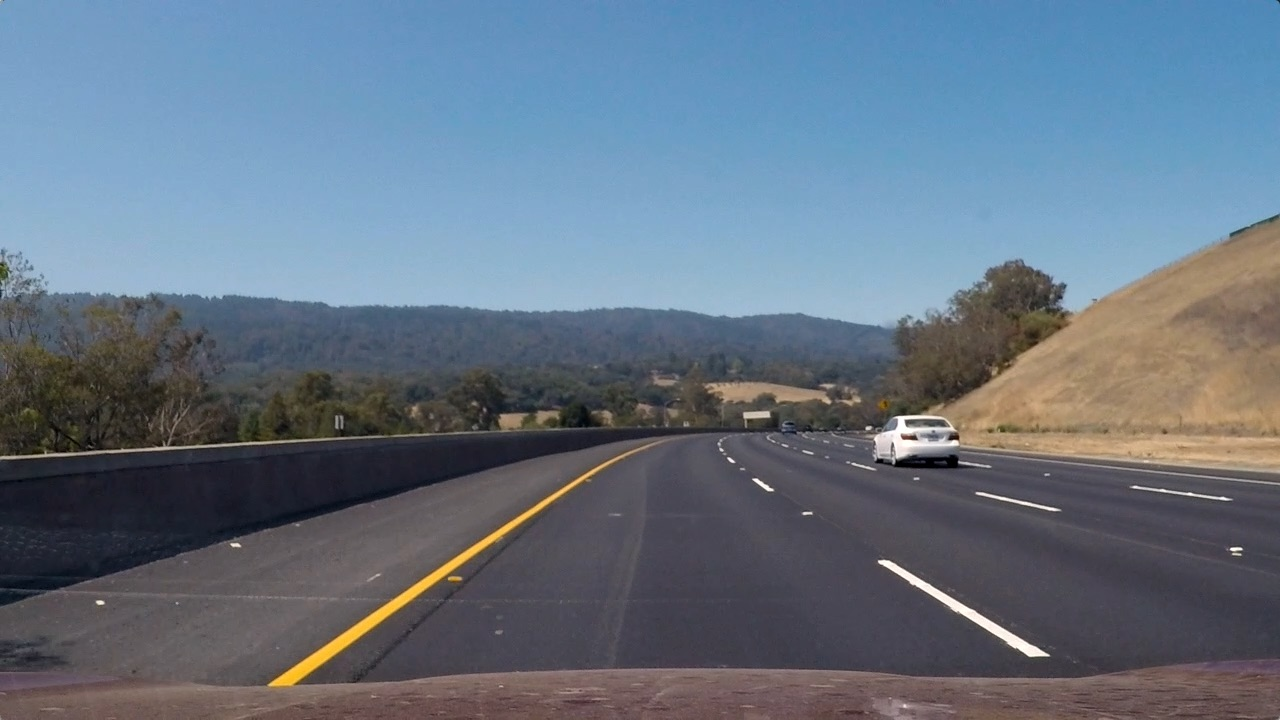
#> input picture Project2_AdvancedLaneFinding/test_images/test3.jpg, 1280 x 720 px
$ python lineFitting.py   (older library calls are emulated)
#> lines starting #> are read from the running program, lines starting #| are printed output that depends on the picture; after the words box and inside, x2 and y2 are one past the last pixel; in counts of white or black regions, pixels touching at a corner belong together
#> further down, img is the input picture: shape (720, 1280, 3); mean B, G, R 130.7, 115.3, 101.1
### Project2_AdvancedLaneFinding/calibration.py
import os.path as path
import glob
import numpy as np
import matplotlib.pyplot as plt
import cv2

from cfg import *

'''
# Global Variables
    nx                    = the number of chessboard inside corners in x-direction
    ny                    = the number of chessboard inside corners in y-direction

    mtx                   = camera matrix
    dist                  = distortion coefficient
    rvecs                 = rotation vectors
    tvecs                 = translation vectors
'''
nx      = 9
ny      = 6
mtx     = None
dist    = None
rvecs   = None
tvecs   = None


def calibrateCamera(dir_cameraCalibration):
    '''
    ## Function Description
    Camera calibtration function that calculates Camera matrix, Distortion coefficients, Rotation vector, Translation vector
    from chessboard images. Those values are stored in calibration.py as mtx, dist, rvecs, tvecs

    ## Parameter
    dir_cameraCalibration = chessboard image folder directory\n

    ## Return
    ret                   = return value\n
    mtx                   = camera matrix\n
    dist                  = distortion coefficient\n
    rvecs                 = rotation vectors\n
    tvecs                 = translation vectors\n
    '''
#> called with dir_cameraCalibration = 'camera_cal'

    # Prepare object points, like (0, 0, 0), (1, 0, 0), (2, 0, 0), (8, 5, 0)
    objp = np.zeros((nx*ny, 3), np.float32)
    objp[:, :2] = np.mgrid[0:nx, 0:ny].T.reshape(-1, 2)     # x, y coordinates

    # Arrays to store object points and image points from all the images
    objpoints = []     # 3D points in real world space
    imgpoints = []     # 2D points in image plane

    images = glob.glob(path.join(dir_cameraCalibration, '*.jpg'))
    for fname in images:
        # Convert the image to grayscale
        img = cv2.imread(fname)
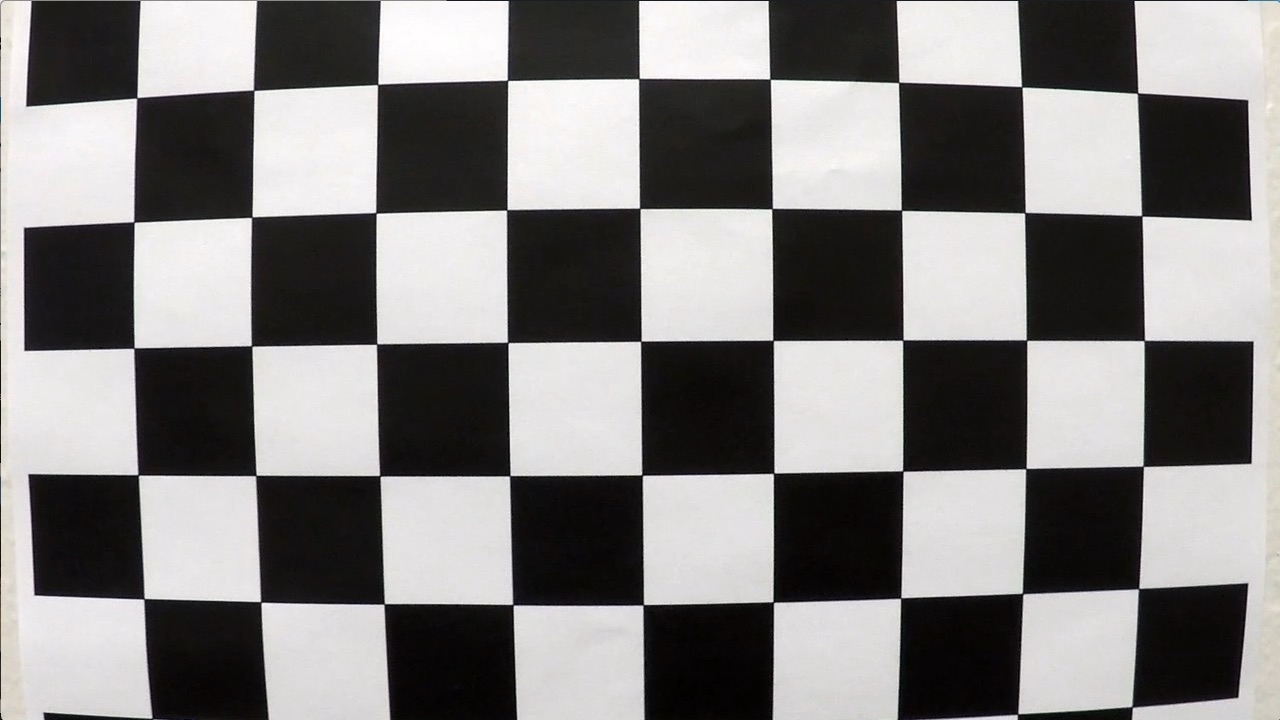
#> input picture Project2_AdvancedLaneFinding/camera_cal/calibration1.jpg, 1280 x 720 px
#> img is the input picture: shape (720, 1280, 3); mean B, G, R 127.8, 128.4, 130.1
        gray = cv2.cvtColor(img, cv2.COLOR_BGR2GRAY)

        # Find the chessboard corners
        ret, corners = cv2.findChessboardCorners(gray, (nx, ny), None)
#> ret = False; corners = None

        # Add object points and image points
        if ret == True:
            objpoints.append(objp)
            imgpoints.append(corners)

    # Calculate camera matrix(mtx), distortion coefficient(dist), rvecs(rotation vectors), tvecs(translation vectors)
    global mtx, dist, rvecs, tvecs
    ret, mtx, dist, rvecs, tvecs = cv2.calibrateCamera(objpoints, imgpoints, img_size, None, None)
#> ret = 0.644; mtx = [[1057.6, 0, 691.1], [0, 1058.6, 278], [0, 0, 1]]; dist = [[-0.322, 0.709, 0.013, 0.00946, -1.02]]; rvecs = ([0.424, -0.236, 0.0488], [-0.024, 0.4, -0.0295]); tvecs = ([-2.48, 1.1, 17.79], [-17.95, -0.401, 29.17])

def undistortImage(img, **kwargs):
    '''
    ## Function Description
    Undistort Image using camera matrix and distortion coefficient\n

    ## Parameter
    img         = original image file directory\n
    kwargs      = keyword arguments\n

    ## kwargs
    verbose     = show both original image and undistorted image when 'verbose == True'\n

    ## Return
    img_udst    = undistorted image in RGB\n
    '''
    # Undistort image using mtx, dist
    img_udst = cv2.undistort(img, mtx, dist, None, mtx)

    ## Visualization ##
    for key, value in kwargs.items():
        if key == 'verbose' and value == True:
            f, (ax1, ax2) = plt.subplots(1, 2, figsize = (32, 9))
            ax1.set_title('Original Image', fontsize=visual_fontsize, fontweight=visual_fontweight)
            ax1.imshow(img)
            ax2.set_title('Undistorted Image', fontsize=visual_fontsize, fontweight=visual_fontweight)
            ax2.imshow(img_udst)
            plt.show()

    return img_udst

# [41 lines that do not run on import are left out]

### Project2_AdvancedLaneFinding/binarization.py
import numpy as np
import matplotlib.pyplot as plt
import cv2

from cfg import *
from calibration import calibrateCamera, undistortImage

'''
# Global Variables
    s_thresh_min            = minimum threshold of S channle in HLS space
    s_thresh_max            = maximum threshold of S channle in HLS space
    gradMag_thresh_min      = minimum threshold of manitude of gradient
    gradMag_thresh_max      = maximum threshold of manitude of gradient
'''
s_thresh_min = 150
s_thresh_max = 255
gradMag_thresh_min = 70
gradMag_thresh_max = 255

# def threshold_hls(img_rgb):
#     '''
#     ## Function Description
#     Saturation Thresholding and binarization in HLS space\n

#     ## Parameter
#     img_rgb               = RGB, undistorted image\n
#     kwargs                = keyword arguments\n

#     ## kwargs
#     verbose               = show S channel binary image when verbose == True\n

#     ## Return
#     s_binary              = binarized image thresholded in Saturation channel of HLS space\n
#     '''

#     # Convert RGB image to HLS
#     img_hls = cv2.cvtColor(img_rgb, cv2.COLOR_RGB2HLS)
#     # Get saturation channel image
#     s_channel = img_hls[:,:,2]

#     # Threshold color channel
#     s_binary = np.zeros_like(s_channel)
#     s_binary[(s_channel >= s_thresh_min) & (s_channel <= s_thresh_max)] = 1

#     return s_binary

def threshold_color(img_rgb, **kwargs):
    '''
    ## Function Description
    Apply color threshold in HSV color space and binarize the image\n

    ## Parameter
    img_rgb             = RGB, undistorted image\n

    ## Return
    color_binary        = color threshold in HSV space applied binary image\n
    '''
    # Threshold color channel
    white_thresh_min = [0, 0, 185]
    white_thresh_max = [180, 25, 255]

    yellow_thresh_min = [20, 30, 30]
    yellow_thresh_max = [40, 255, 255]

    # Note: img is the undistorted, RGB image
    img_hsv = cv2.cvtColor(img_rgb, cv2.COLOR_RGB2HSV)
#> img_hsv: shape (720, 1280, 3); mean H, S, V 97, 71.4, 138.1

    # Threshold color channel
    white_binary = np.ones_like(img_hsv[:, :, 0])
    yellow_binary = np.ones_like(img_hsv[:, :, 0])

    for i in range(3):
        img_channel = img_hsv[:, :, i]

        channel_binary_white = np.zeros_like(img_hsv[:, :, 0])
        channel_binary_white[(img_channel >= white_thresh_min[i]) & (img_channel <= white_thresh_max[i])] = 1
        white_binary = white_binary & channel_binary_white

        channel_binary_yellow = np.zeros_like(img_hsv[:, :, 0])
        channel_binary_yellow[(img_channel >= yellow_thresh_min[i]) & (img_channel <= yellow_thresh_max[i])] = 1
        yellow_binary = yellow_binary & channel_binary_yellow

        color_binary = white_binary | yellow_binary
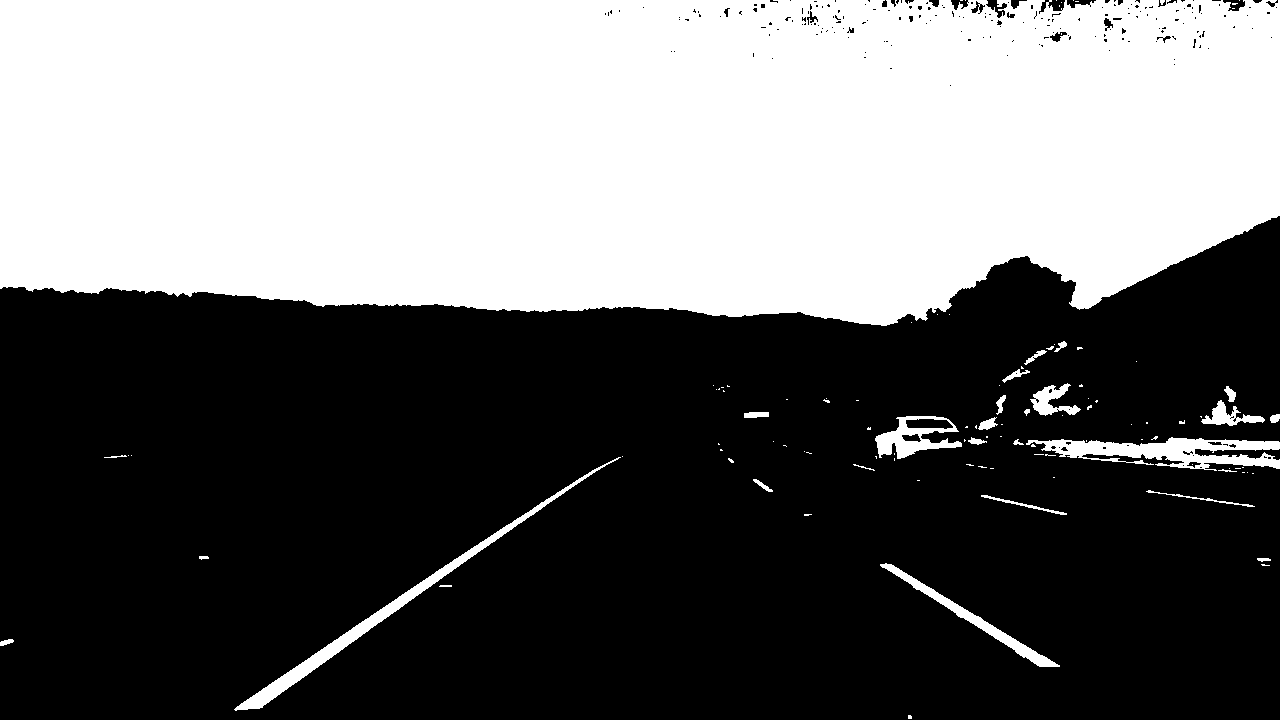
#> channel_binary_white: shape (720, 1280); values 0 (black) and 1 (white), 42.5% white; 109 white regions (81 under 20 px), largest, box (x1, y1, x2, y2) and area: (0, 0, 1280, 326) 376276, (1026, 437, 1280, 471) 4210, (234, 457, 621, 711) 3947
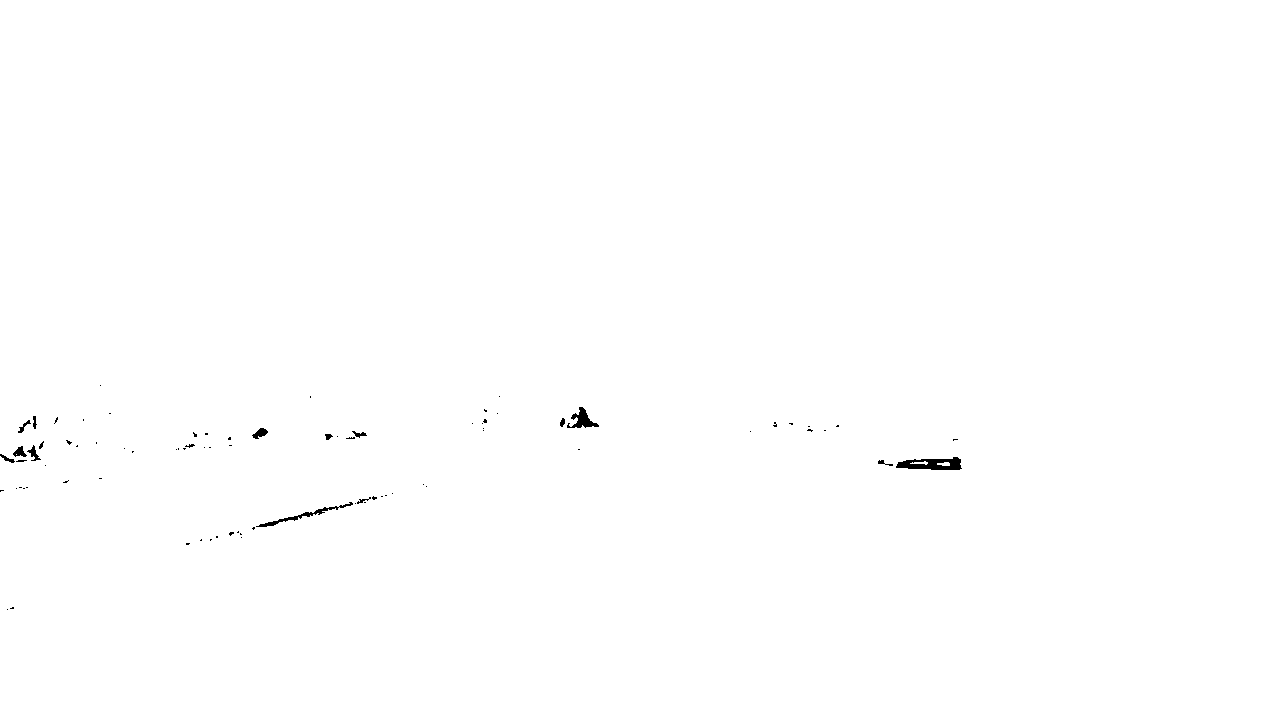
#> channel_binary_yellow: shape (720, 1280); values 0 (black) and 1 (white), 99.8% white; 82 black regions (66 under 20 px), largest, box (x1, y1, x2, y2) and area: (896, 457, 962, 470) 555, (256, 502, 353, 527) 306, (567, 407, 599, 428) 288
#> white_binary: shape (720, 1280); values 0 (black) and 1 (white), 0.45% white; 43 white regions (33 under 20 px), largest, box (x1, y1, x2, y2) and area: (880, 563, 1060, 667) 1768, (875, 416, 961, 459) 1554, (981, 495, 1067, 515) 225
#> yellow_binary: shape (720, 1280); values 0 (black) and 1 (white), 3.1% white; 251 white regions (200 under 20 px), largest, box (x1, y1, x2, y2) and area: (187, 373, 425, 451) 9105, (0, 340, 156, 441) 7073, (234, 520, 521, 712) 3484
    for key, value in kwargs.items():
        if key == 'verbose' and value == True:
            f, axes = plt.subplots(1, 2, figsize=(32,18))
            axes[0].set_title('White Thersholds', fontsize=30)
            axes[0].imshow(white_binary, cmap = 'gray')

            axes[1].set_title('Yellow Thersholds', fontsize=30)
            axes[1].imshow(yellow_binary, cmap = 'gray')

    return color_binary


def threshold_gradMag(img_rgb):
    '''
    ## Function Description
    Gradient magnitude thresholding and binarization by using Sobel operator\n

    ## Parameter
    img_rgb             = RGB, undistorted image\n

    ## Return
    sx_binary           = Gradient magintude threshold applied binarized image\n
    '''
    # Grayscale
    gray = cv2.cvtColor(img_rgb, cv2.COLOR_RGB2GRAY)
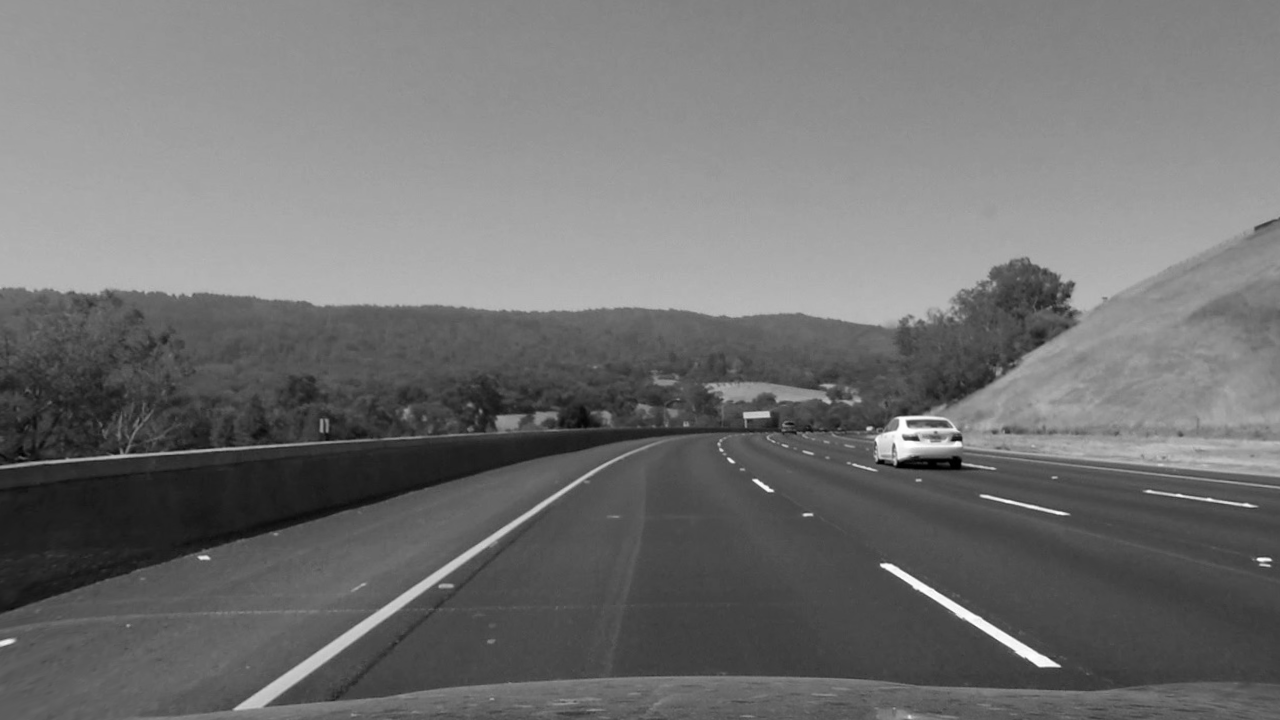
#> gray: shape (720, 1280); min 0, max 255, mean 113.3

    # Sobel x, Take the derivative in x
    sobelx = cv2.Sobel(gray, cv2.CV_64F, 1, 0)
    # Sobel y, Take the derivative in y
    sobely = cv2.Sobel(gray, cv2.CV_64F, 0, 1)
#> (the rest of the program and of its run is left out)
